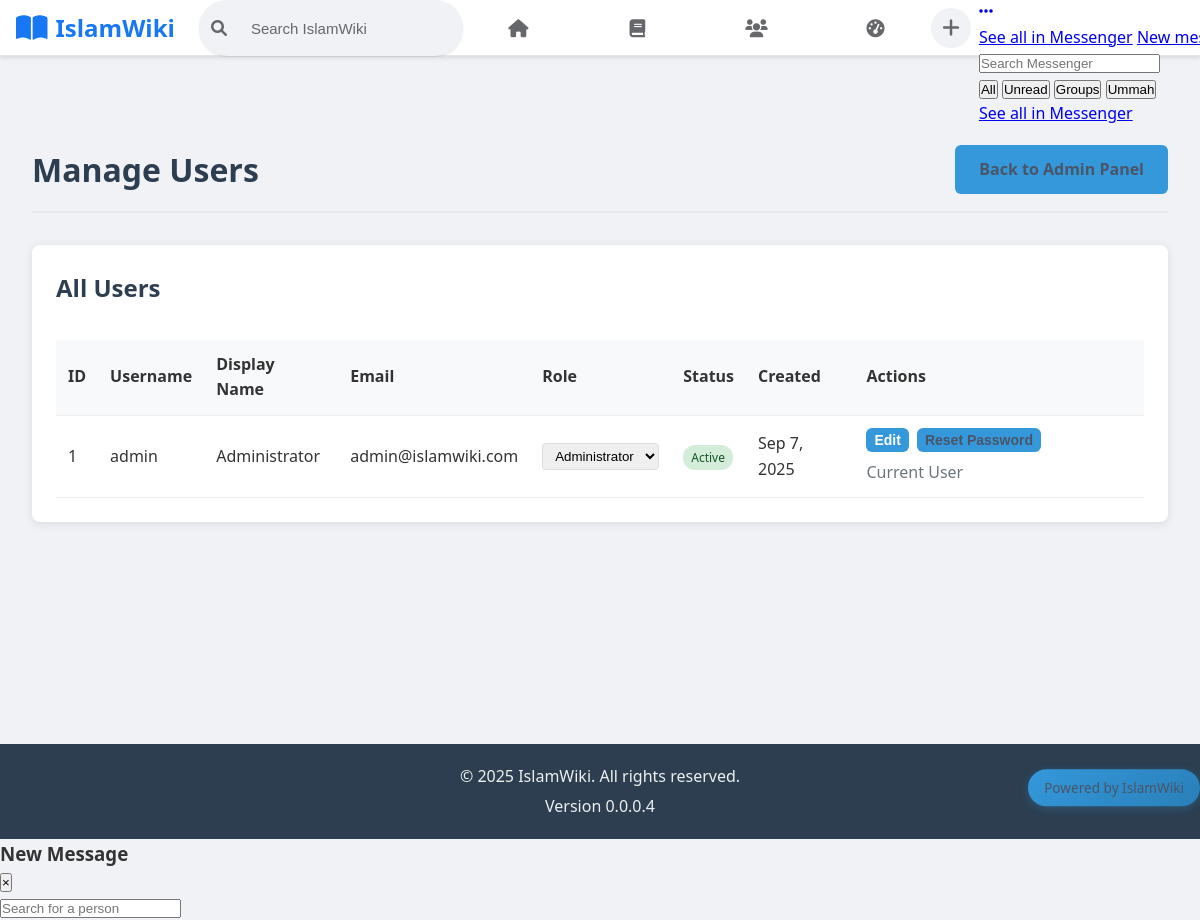
The page /manage_users.php (signed in) on the database its author committed.
### tables this page shows
CREATE TABLE `users` (
    `id` bigint(20) unsigned NOT NULL AUTO_INCREMENT,
    `username` varchar(50) NOT NULL UNIQUE,
    `email` varchar(255) NOT NULL UNIQUE,
    `password_hash` varchar(255) NOT NULL,
    `first_name` varchar(100) NOT NULL,
    `last_name` varchar(100) NOT NULL,
    `display_name` varchar(100) NOT NULL,
    `bio` text,
    `avatar` varchar(255),
    `email_verified_at` timestamp NULL,
    `email_verification_token` varchar(100),
    `is_active` tinyint(1) NOT NULL DEFAULT 1,
    `is_banned` tinyint(1) NOT NULL DEFAULT 0,
    `last_login_at` timestamp NULL,
    `last_seen_at` timestamp NULL,
    `created_at` timestamp NOT NULL DEFAULT CURRENT_TIMESTAMP,
    `updated_at` timestamp NOT NULL DEFAULT CURRENT_TIMESTAMP ON UPDATE CURRENT_TIMESTAMP,
    PRIMARY KEY (`id`),
    KEY `idx_username` (`username`),
    KEY `idx_email` (`email`),
    KEY `idx_is_active` (`is_active`),
    KEY `idx_created_at` (`created_at`)
);

### public/includes/functions.php (called while the page is built, shortened)
<?php
function format_date($date, $format = 'M j, Y') {
    return date($format, strtotime($date));
}

### public/manage_users.php (the view, shortened to what this page needs)
<?php
require_once 'includes/functions.php';
require_once 'config/database.php';
$stmt = $pdo->query("
    SELECT u.*, r.name as role_name, r.display_name as role_display
    FROM users u
    LEFT JOIN user_roles ur ON u.id = ur.user_id
    LEFT JOIN roles r ON ur.role_id = r.id
    ORDER BY u.created_at DESC
");
$users = $stmt->fetchAll();
$stmt = $pdo->query("SELECT * FROM roles ORDER BY id");
$roles = $stmt->fetchAll();
include 'includes/header.php';
?>
<div class="admin-container">
    <div class="admin-header">
        <h1>Manage Users</h1>
        <a href="admin.php" class="btn">Back to Admin Panel</a>
    </div>
    <div class="card">
        <h2>All Users</h2>
        <div class="table-responsive">
            <table class="admin-table">
                <thead>
                    <tr>
                        <th>ID</th>
                        <th>Username</th>
                        <th>Display Name</th>
                        <th>Email</th>
                        <th>Role</th>
                        <th>Status</th>
                        <th>Created</th>
                        <th>Actions</th>
                    </tr>
                </thead>
                <tbody>
                    <?php foreach ($users as $user): ?>
                    <tr>
                        <td><?php echo $user['id']; ?></td>
                        <td><?php echo htmlspecialchars($user['username']); ?></td>
                        <td><?php echo htmlspecialchars($user['display_name'] ?: $user['first_name'] . ' ' . $user['last_name']); ?></td>
                        <td><?php echo htmlspecialchars($user['email']); ?></td>
                        <td>
                            <form method="POST" style="display: inline;">
                                <select name="role" onchange="this.form.submit()">
                                    <?php foreach ($roles as $role): ?>
                                    <option value="<?php echo $role['name']; ?>"
                                            <?php echo ($user['role_name'] === $role['name']) ? 'selected' : ''; ?>>
                                        <?php echo htmlspecialchars($role['display_name']); ?>
                                    </option>
                                    <?php endforeach; ?>
                                </select>
                            </form>
                        </td>
                        <td>
                            <span class="status-badge <?php echo $user['is_active'] ? 'active' : 'inactive'; ?>">
                                <?php echo $user['is_active'] ? 'Active' : 'Inactive'; ?>
                            </span>
                        </td>
                        <td><?php echo format_date($user['created_at']); ?></td>
                        <td>
                            <div class="action-buttons">
                                <button type="button" class="btn btn-sm btn-primary" onclick="editUser(<?php echo htmlspecialchars(json_encode(['id' => $user['id'], 'username' => $user['username'], 'email' => $user['email'], 'first_name' => $user['first_name'], 'last_name' => $user['last_name'], 'display_name' => $user['display_name'], 'is_active' => $user['is_active']])); ?>)">
                                    Edit
                                </button>
                                <button type="button" class="btn btn-sm btn-warning" onclick="resetPassword(<?php echo $user['id']; ?>, '<?php echo htmlspecialchars($user['username']); ?>')">
                                    Reset Password
                                </button>
                                <?php if ($user['id'] != $_SESSION['user_id']): ?>
                                <form method="POST" style="display: inline;" onsubmit="return confirm('Are you sure you want to delete this user?')">
                                    <input type="hidden" name="action" value="delete_user">
                                    <input type="hidden" name="user_id" value="<?php echo $user['id']; ?>">
                                    <button type="submit" class="btn btn-sm btn-danger">Delete</button>
                                </form>
                                <?php else: ?>
                                <span class="text-muted">Current User</span>
                                <?php endif; ?>
                            </div>
                        </td>
                    </tr>
                    <?php endforeach; ?>
                </tbody>
            </table>
        </div>
    </div>
</div>
<?php include 'includes/footer.php'; ?>

### public/assets/css/style.css (style rules this page uses)
* { margin: 0; padding: 0; box-sizing: border-box; }
body { font-family: 'Segoe UI', Tahoma, Geneva, Verdana, sans-serif; line-height: 1.6; color: #333; background-color: #F0F2F5; }
.btn { display: inline-block; padding: 0.75rem 1.5rem; background-color: #3498db; color: #4a5568; text-decoration: none; border: none; border-radius: 4px; cursor: pointer; font-size: 1rem; transition: background-color 0.3s; }
.card { background: white; padding: 1.5rem; border-radius: 8px; box-shadow: 0 2px 10px rgba(0,0,0,0.1); margin-bottom: 1rem; }
.card h2 { margin-bottom: 1rem; color: #2c3e50; }
body { padding-top: 56px; }
body { padding-top: 56px; background: #F0F2F5; }
.btn { display: inline-block; padding: 12px 24px; border-radius: 6px; text-decoration: none; font-weight: 600; transition: all 0.3s ease; }
.btn-primary { background: #3498db; color: white; }

### public/manage_users.php (style rules this page uses)
.admin-container { max-width: 1200px; margin: 0 auto; padding: 2rem; }
.admin-header { display: flex; justify-content: space-between; align-items: center; margin-bottom: 2rem; padding-bottom: 1rem; border-bottom: 2px solid #e9ecef; }
.admin-header h1 { color: #2c3e50; margin: 0; }
.table-responsive { overflow-x: auto; }
.admin-table { width: 100%; border-collapse: collapse; margin-top: 1rem; }
.admin-table th, .admin-table td { padding: 0.75rem; text-align: left; border-bottom: 1px solid #eee; }
.admin-table th { background-color: #f8f9fa; font-weight: 600; }
.admin-table select { padding: 0.25rem 0.5rem; border: 1px solid #ddd; border-radius: 4px; }
.action-buttons { display: flex; gap: 0.5rem; flex-wrap: wrap; }
.btn-sm { padding: 0.25rem 0.5rem; font-size: 0.875rem; }
.status-badge { padding: 0.25rem 0.5rem; border-radius: 12px; font-size: 0.75rem; font-weight: 500; }
.status-badge.active { background-color: #d4edda; color: #155724; }
.text-muted { color: #6c757d; }

### rows shown on the page
users: id "1", username "admin", display_name "Administrator", email "admin@islamwiki.com", is_active "Active", created_at "Sep 7, 2025", shows "Current User"

### other values the page prints
SITE_NAME "IslamWiki"
SITE_VERSION "0.0.0.4"
form field role "Administrator"
